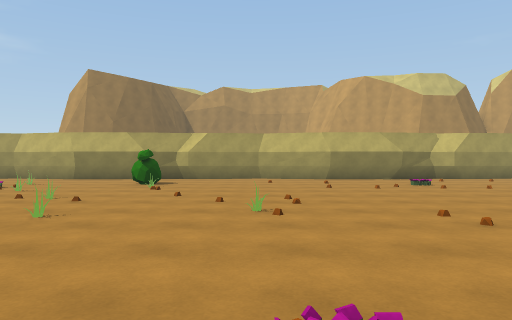
[1] (above)

16 first-person views from a walk through a Unity game level. The camera is 1.3 m above the floor, looks level and sees 70° across. The floor is counted in squares, 2 m on a side. Each view is taken from the middle of a square. On the plan, view 1 faces up. The plan holds only what a view shows up to about 11 squares ahead; the rest is blank. The place goes on beyond the plan.

[2]
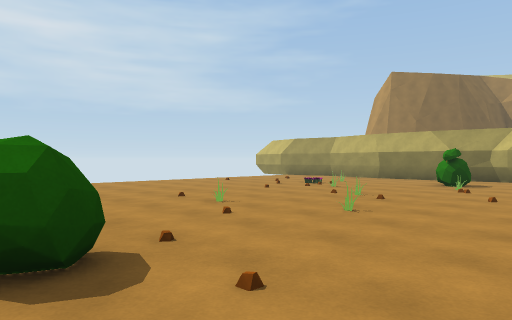

[3]
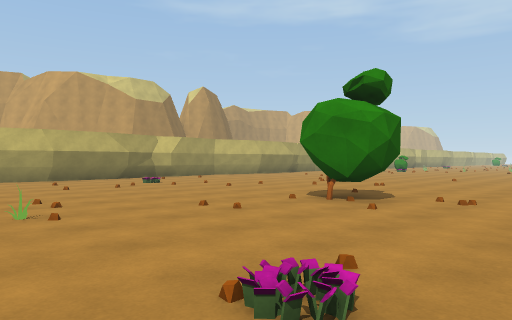

[4]
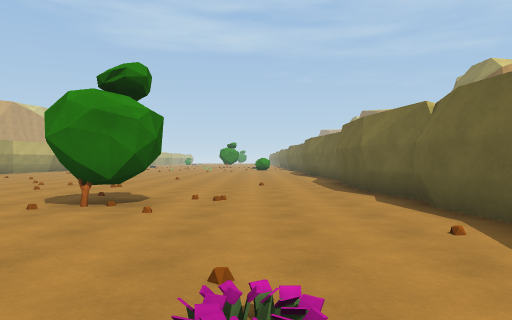

[5]
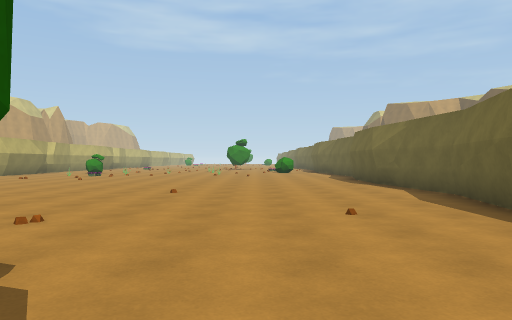

[6]
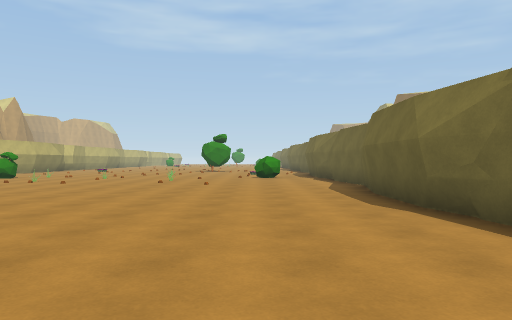

[7]
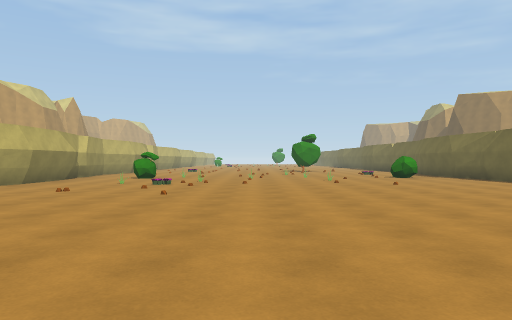

[8]
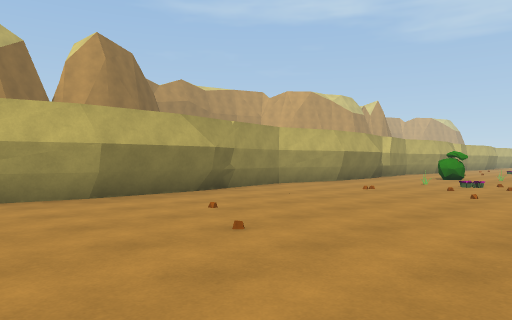

[9]
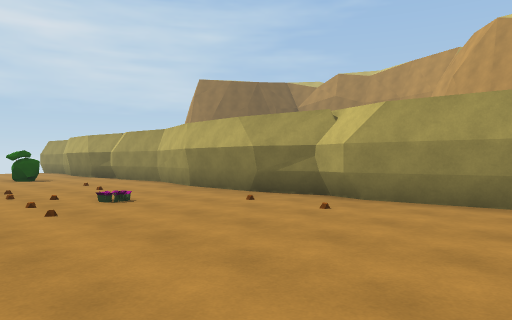

[10]
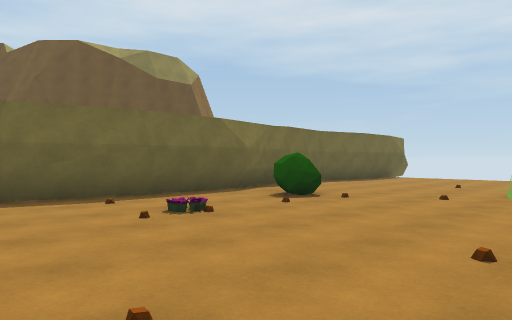

[11]
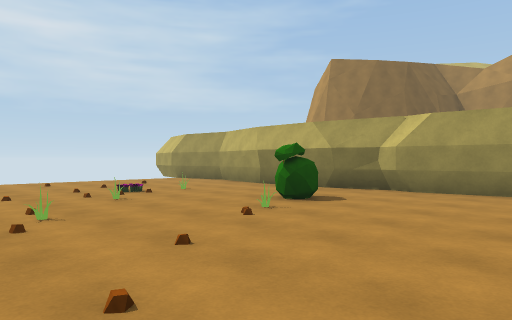

[12]
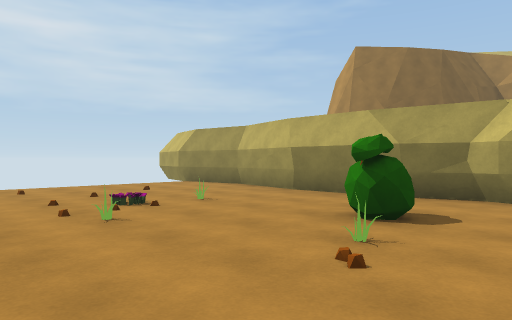

[13]
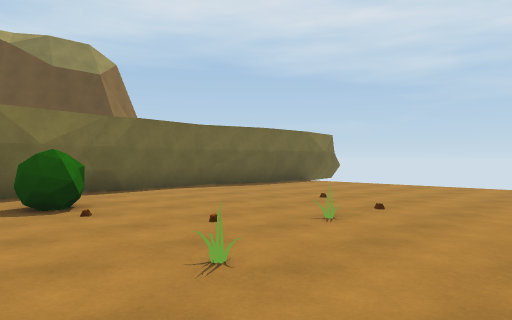

[14]
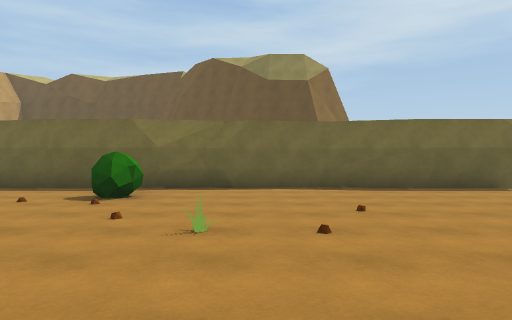

[15]
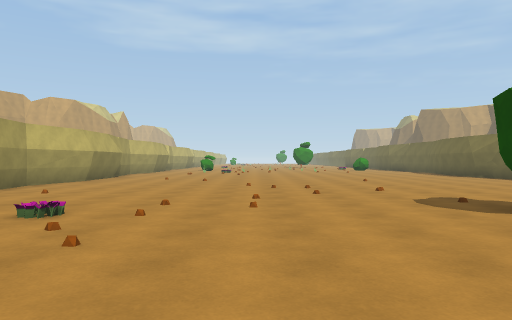

[16]
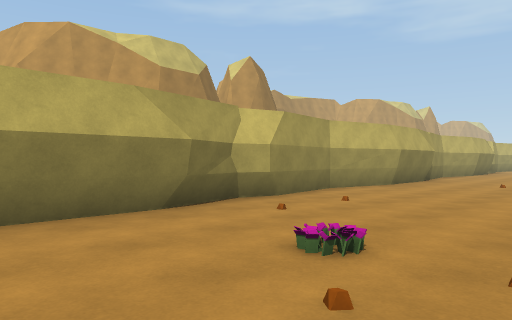

### Floor plan
Points are (right, up) in squares from view 1. A wall is a line through its corners. A room is listed if a view was taken in it or the views show most of it. See-through windows are left out.
Room 1 (views 1, 2, 3, 4, 5, 6, 7, 8, 9, 10, 11, 12, 13, 14, 15, 16)
walls: (2.6, 12.1) (0.1, 12.6); (6.1, 12.5) (4.8, 12.2); (6.1, -1.2) (8.6, -1.2); (5, -1.6) (6.2, -1.2); (2.7, -1.6) (4.3, -1.4) (5, -1.6) (6.2, -1.1); (8.5, -1.2) (10.9, -1.7) (13.1, -1.4); (-0.3, 12.6) (-2.3, 12.4) (-2.7, 12.5) (-3.9, 12.1); (11.5, 12.2) (9.1, 12.7) (6.7, 12.4) (6, 12.6) (5, 12.2) (2.4, 12.2); (-0.6, -1.2) (1.8, -1.7); (-2.8, 12.5) (-3.7, 12.1); (-3.6, 12.2) (-6.1, 12.3); (-2.9, -1.1) (-0.4, -1.1); (12.7, -1.5) (13.9, -1.1); (12.8, -1.5) (13.8, -1.1); (13.6, -1.2) (16.1, -1.3); (-3.8, -1.5) (-2.9, -1.1); (14.7, 12.5) (13.9, 12.1) (11.4, 12.1); (14.8, 12.5) (13.7, 12.2); (-6, 12.2) (-8.4, 12.7) (-10.2, 12.5); (16, -1.2) (18.5, -1.7) (20.1, -1.5); (19.1, 12.2) (16.6, 12.7) (14.5, 12.4); (-9, -1.2) (-6.6, -1.7) (-4.2, -1.4) (-3.8, -1.5) (-2.7, -1.2); (20.1, 12.1) (18.9, 12.1); (-10.9, -1.1) (-8.9, -1.1)
low walls: (-10.9, -1.3) (-8.9, -1.3)
objects: other object (-6, 8); other object (-6, 10); other object (-5, 4); other object (-5, 8); other object (-3, 1); other object (-3, 6); other object (-3, 9); other object (-3, 10); other object (-2, 4); other object (0, 1); other object (0, 5); other object (4, 3) to (5, 4); other object (4, 10); other object (19, 8); other object (19, 10); other object (20, 8)

Where each view was taken, in squares from view 1:
view 1: 0 up, 0 right, facing up
view 2: 0 up, 0 right, facing up-left
view 3: 0 up, 1 left, facing up-right
view 4: 1 up, 1 left, facing right
view 5: 2 up, 4 right, facing right
view 6: 1 up, 9 right, facing right
view 7: 6 up, 9 right, facing right
view 8: 6 up, 9 right, facing up-right
view 9: 7 up, 10 right, facing up-left
view 10: 5 up, 3 right, facing down-left
view 11: 5 up, 1 right, facing up-left
view 12: 6 up, 1 left, facing up-left
view 13: 6 up, 1 left, facing down-left
view 14: 7 up, 5 left, facing down
view 15: 7 up, 0 right, facing right
view 16: 8 up, 2 right, facing up-right
